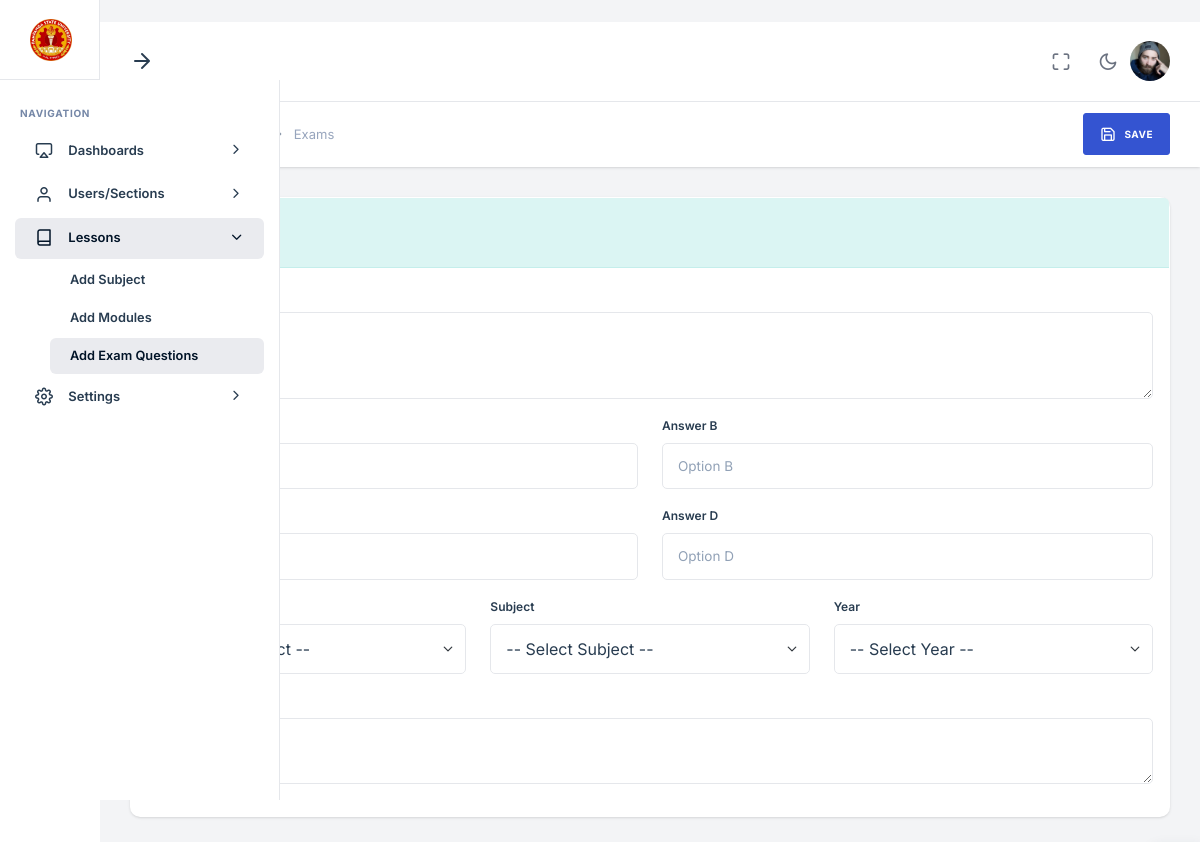
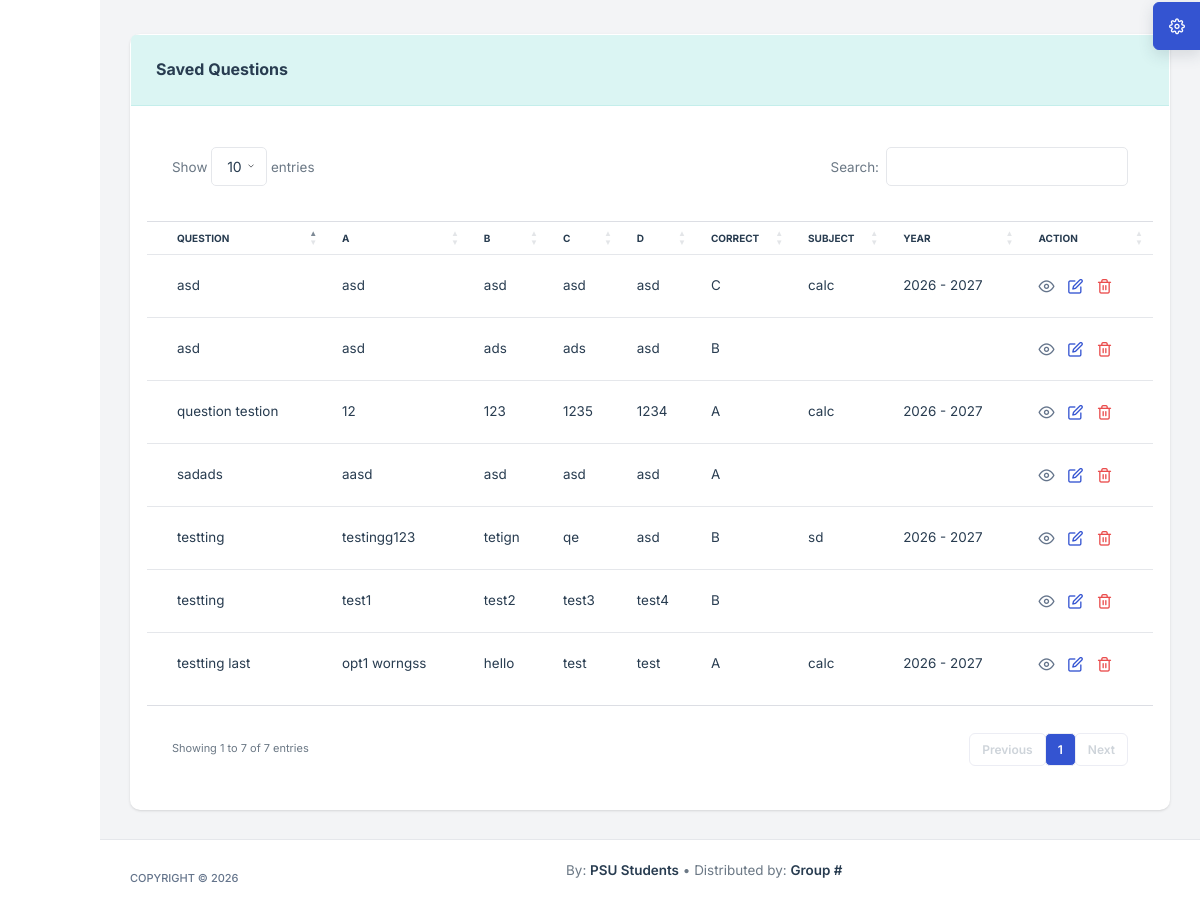
/pages/admin/add_exam.php (signed in), run on the app's committed database (2 pictures, top to bottom).
### tables this page shows
CREATE TABLE `tbl_question_bank` (
  `id` int(11) NOT NULL,
  `question` text DEFAULT NULL,
  `opt_a` text DEFAULT NULL,
  `opt_b` text DEFAULT NULL,
  `opt_c` text DEFAULT NULL,
  `opt_d` text DEFAULT NULL,
  `correct_ans` char(1) DEFAULT NULL,
  `subjects_id` int(11) DEFAULT NULL,
  `remarks` text DEFAULT NULL,
  `academicyears_id` int(11) DEFAULT NULL
);

CREATE TABLE `tbl_subjects` (
  `id` int(11) NOT NULL,
  `name` varchar(100) DEFAULT NULL,
  `code` varchar(10) DEFAULT NULL,
  `exam_duration` smallint(6) DEFAULT NULL,
  `question_items` smallint(6) DEFAULT NULL
);

### pages/admin/add_exam.php (the view, shortened to what this page needs)
<?php
require_once __DIR__ . '/functions/questions.php';
$saved_questions = [];
$sql3 = "SELECT qb.id, qb.question, qb.opt_a, qb.opt_b, qb.opt_c, qb.opt_d, qb.correct_ans, s.name AS subject_name, YEAR(ay.sy_start) AS sy_start, YEAR(ay.sy_end) AS sy_end FROM tbl_question_bank qb LEFT JOIN tbl_subjects s ON qb.subjects_id = s.id LEFT JOIN tbl_academicyears ay ON qb.academicyears_id = ay.id ORDER BY qb.id DESC";
$stmt3 = mysqli_prepare($conn, $sql3);
if ($stmt3) {
    mysqli_stmt_execute($stmt3);
    $res3 = mysqli_stmt_get_result($stmt3);
    while ($row = mysqli_fetch_assoc($res3)) {
        $saved_questions[] = $row;
    }
}
?>
<!DOCTYPE html>
<html lang="zxx">
<head>
    <?php include "includes/css_scripts_head.php"; ?>
</head>
<body>
    <?php include "includes/sidebar.php"; ?>
    <?php include "includes/header.php"; ?>
    <main class="nxl-container">
        <div class="nxl-content">
            <div class="page-header">
                <div class="page-header-left d-flex align-items-center">
                    <div class="page-header-title">
                        <h5 class="m-b-10">Add Exam</h5>
                    </div>
                    <ul class="breadcrumb">
                        <li class="breadcrumb-item"><a href="index.html">Home</a></li>
                        <li class="breadcrumb-item">Exams</li>
                    </ul>
                </div>
                <div class="page-header-right ms-auto">
                    <div class="page-header-right-items">
                        <div class="d-flex align-items-center gap-2 page-header-right-items-wrapper">
                            <button id="saveExamBtn" type="button" class="btn btn-primary">
                                <i class="feather-save me-2"></i>
                                <span>Save</span>
                            </button>
                        </div>
                    </div>
                </div>
            </div>
            <div class="main-content">
                <div class="row">
                    <div class="col-lg-12">
                        <div class="card stretch stretch-full">
                            <div class="card-header bg-soft-info border-soft-info text-info d-flex align-items-center justify-content-between">
                                    <h5 class="card-title mb-0">Questions</h5>
                                </div>
                            <div class="card-body p-0">
                                <div class="p-3">
                                    <form id="examForm" method="post">
                                        <div class="mb-3">
                                            <label for="examQuestion" class="form-label">Question</label>
                                            <textarea id="examQuestion" name="question" class="form-control" rows="3" placeholder="Enter the question"></textarea>
                                        </div>
                                        <div class="row">
                                            <div class="col-md-6 mb-3">
                                                <label for="answerA" class="form-label">Answer A</label>
                                                <input id="answerA" name="opt_a" type="text" class="form-control" placeholder="Option A">
                                            </div>
                                            <div class="col-md-6 mb-3">
                                                <label for="answerB" class="form-label">Answer B</label>
                                                <input id="answerB" name="opt_b" type="text" class="form-control" placeholder="Option B">
                                            </div>
                                        </div>
                                        <div class="row">
                                            <div class="col-md-6 mb-3">
                                                <label for="answerC" class="form-label">Answer C</label>
                                                <input id="answerC" name="opt_c" type="text" class="form-control" placeholder="Option C">
                                            </div>
                                            <div class="col-md-6 mb-3">
                                                <label for="answerD" class="form-label">Answer D</label>
                                                <input id="answerD" name="opt_d" type="text" class="form-control" placeholder="Option D">
                                            </div>
                                        </div>
                                        <div class="row">
                                            <div class="col-md-4 mb-3">
                                                <label for="correctAnswer" class="form-label">Correct Answer</label>
                                                <select id="correctAnswer" name="correct" class="form-select">
                                                    <option value="">-- Select Correct --</option>
                                                </select>
                                            </div>
                                            <div class="col-md-4 mb-3">
                                                <label for="examSubject" class="form-label">Subject</label>
                                                <select id="examSubject" name="subject" class="form-select">
                                                    <option value="">-- Select Subject --</option>
                                                </select>
                                            </div>
                                            <div class="col-md-4 mb-3">
                                                <label for="examYear" class="form-label">Year</label>
                                                <select id="examYear" name="year" class="form-select">
                                                    <option value="">-- Select Year --</option>
                                                </select>
                                            </div>
                                        </div>
                                        <div class="mb-3">
                                            <label for="examRemarks" class="form-label">Remarks</label>
                                            <textarea id="examRemarks" name="remarks" class="form-control" rows="2" placeholder="Optional remarks"></textarea>
                                        </div>
                                    </form>
                                </div>
                            </div>
                        </div>
                    </div>
                </div>
            </div>
            <div class="main-content">
                <div class="row">
                    <div class="col-lg-12">
                        <div class="card stretch stretch-full">
                            <div class="card-header bg-soft-info border-soft-info text-info d-flex align-items-center justify-content-between">
                                <h5 class="card-title mb-0">Saved Questions</h5>
                            </div>
                            <div class="card-body p-0">
                                <div class="p-3">
                                    <div class="table-responsive">
                                        <table id="myTable" class="table table-hover mb-0">
                                            <thead>
                                                <tr>
                                                    <th>Question</th>
                                                    <th>A</th>
                                                    <th>B</th>
                                                    <th>C</th>
                                                    <th>D</th>
                                                    <th>Correct</th>
                                                    <th>Subject</th>
                                                    <th>Year</th>
                                                    <th>Action</th>
                                                </tr>
                                            </thead>
                                            <tbody>
                                                <?php if (!empty($saved_questions)): ?>
                                                    <?php foreach ($saved_questions as $q): ?>
                                                        <tr>
                                                            <td><?php echo htmlspecialchars($q['question'] ?? ''); ?></td>
                                                            <td><?php echo htmlspecialchars($q['opt_a'] ?? ''); ?></td>
                                                            <td><?php echo htmlspecialchars($q['opt_b'] ?? ''); ?></td>
                                                            <td><?php echo htmlspecialchars($q['opt_c'] ?? ''); ?></td>
                                                            <td><?php echo htmlspecialchars($q['opt_d'] ?? ''); ?></td>
                                                            <td><?php echo htmlspecialchars($q['correct_ans'] ?? ''); ?></td>
                                                            <td><?php echo htmlspecialchars($q['subject_name'] ?? ''); ?></td>
                                                            <td><?php echo !empty($q['sy_start']) ? htmlspecialchars($q['sy_start'] . ' - ' . $q['sy_end']) : ''; ?></td>
                                                            <td>
                                                                <a href="javascript:void(0);" class="text-secondary me-2 fs-5 view-question-btn" title="View" data-id="<?php echo (int)$q['id']; ?>">
                                                                    <i class="feather-eye"></i>
                                                                </a>
                                                                <a href="javascript:void(0);" class="text-primary me-2 fs-5 edit-question-btn" title="Edit" data-id="<?php echo (int)$q['id']; ?>">
                                                                    <i class="feather-edit"></i>
                                                                </a>
                                                                <a href="javascript:void(0);" class="text-danger fs-5 delete-question-btn" title="Delete" data-id="<?php echo (int)$q['id']; ?>">
                                                                    <i class="feather-trash-2"></i>
                                                                </a>
                                                            </td>
                                                        </tr>
                                                    <?php endforeach; ?>
                                                <?php else: ?>
                                                    <tr>
                                                        <td colspan="9" class="text-center">No questions found</td>
                                                    </tr>
                                                <?php endif; ?>
                                            </tbody>
                                        </table>
                                    </div>
                                </div>
                            </div>
                        </div>
                    </div>
                </div>
            </div>
        </div>
        <?php include "includes/footer.php"; ?>
    </main>
    <?php include "includes/customizer2.php"; ?>
</body>
</html>

### data on the page
tbl_question_bank: question "question testion", opt_a "12", opt_b "123", opt_c "1235", opt_d "1234", correct_ans "A", subjects.name "calc", sy_end "2026 - 2027"
tbl_question_bank: question "testting", opt_a "testingg123", opt_b "tetign", opt_c "qe", opt_d "asd", correct_ans "B", subjects.name "sd", sy_end "2026 - 2027"
tbl_question_bank: question "asd", opt_a "asd", opt_b "asd", opt_c "asd", opt_d "asd", correct_ans "C", subjects.name "calc", sy_end "2026 - 2027"
tbl_question_bank: question "testting last", opt_a "opt1 worngss", opt_b "hello", opt_c "test", opt_d "test", correct_ans "A", subjects.name "calc", sy_end "2026 - 2027"
tbl_question_bank: question "testting", opt_a "test1", opt_b "test2", opt_c "test3", opt_d "test4", correct_ans "B"
tbl_question_bank: question "asd", opt_a "asd", opt_b "ads", opt_c "ads", opt_d "asd", correct_ans "B"
tbl_question_bank: question "sadads", opt_a "aasd", opt_b "asd", opt_c "asd", opt_d "asd", correct_ans "A"
